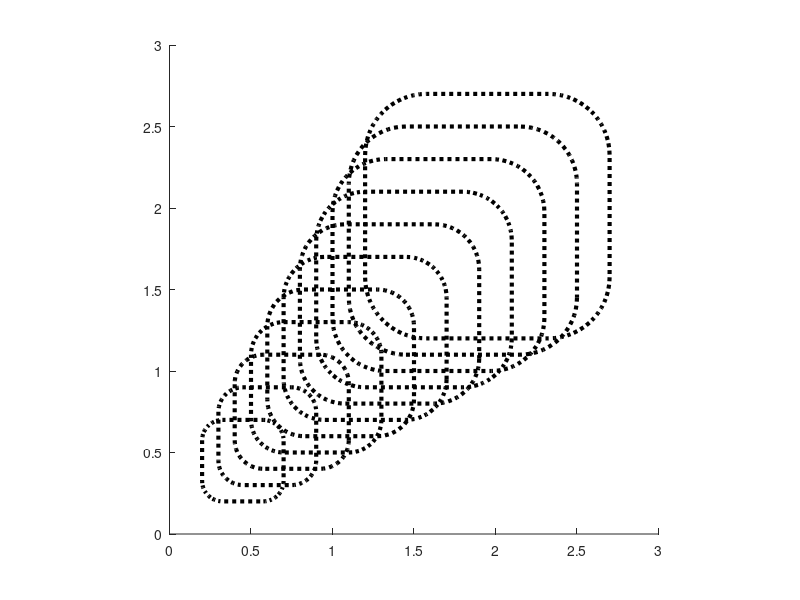

Here is the MATLAB script that generated this plot:
posvec = [0.2 0.2 0.5 0.5];
handle = rectangle('Position',posvec,'Curvature',[0.5 0.5]);
axis([0 3 0 3]);
pbaspect([1 1 1])
set(handle,'LineWidth',3,'LineStyle',':');
for i = 1:10
    posvec = posvec + 0.1;
    handle = rectangle('Position',posvec,'Curvature',[0.5 0.5]);
    axis([0 3 0 3]);
    pbaspect([1 1 1])
    set(handle,'LineWidth',3,'LineStyle',':');
end